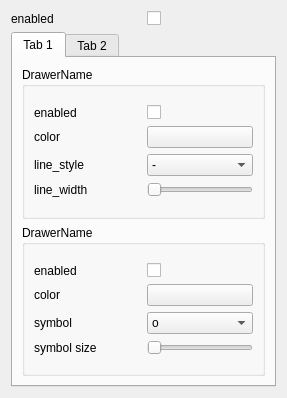
<?xml version="1.0" encoding="UTF-8"?>
<ui version="4.0">
 <class>data_source_settings_widget</class>
 <widget class="QWidget" name="data_source_settings_widget">
  <property name="geometry">
   <rect>
    <x>0</x>
    <y>0</y>
    <width>287</width>
    <height>398</height>
   </rect>
  </property>
  <property name="sizePolicy">
   <sizepolicy hsizetype="Preferred" vsizetype="Maximum">
    <horstretch>0</horstretch>
    <verstretch>0</verstretch>
   </sizepolicy>
  </property>
  <property name="maximumSize">
   <size>
    <width>450</width>
    <height>500</height>
   </size>
  </property>
  <property name="windowTitle">
   <string>Form</string>
  </property>
  <layout class="QGridLayout" name="gridLayout">
   <item row="1" column="0">
    <layout class="QGridLayout" name="gridLayout_2">
     <item row="0" column="1">
      <widget class="QCheckBox" name="checkBox">
       <property name="text">
        <string/>
       </property>
      </widget>
     </item>
     <item row="0" column="0">
      <widget class="QLabel" name="label_2">
       <property name="text">
        <string>enabled</string>
       </property>
      </widget>
     </item>
    </layout>
   </item>
   <item row="6" column="0">
    <widget class="QTabWidget" name="data_set_settings_tab">
     <property name="currentIndex">
      <number>0</number>
     </property>
     <widget class="QWidget" name="data_set_1_tab">
      <attribute name="title">
       <string>Tab 1</string>
      </attribute>
      <layout class="QVBoxLayout" name="verticalLayout_2">
       <item>
        <widget class="QGroupBox" name="drawer_setting_group_box">
         <property name="title">
          <string>DrawerName</string>
         </property>
         <layout class="QGridLayout" name="gridLayout_4">
          <item row="0" column="0">
           <layout class="QGridLayout" name="gridLayout_5" columnstretch="1,1">
            <item row="2" column="0">
             <widget class="QLabel" name="line_style_label">
              <property name="text">
               <string>line_style</string>
              </property>
             </widget>
            </item>
            <item row="0" column="0">
             <widget class="QLabel" name="enabled_label">
              <property name="text">
               <string>enabled</string>
              </property>
             </widget>
            </item>
            <item row="1" column="1">
             <widget class="QPushButton" name="color_pickler_button">
              <property name="text">
               <string/>
              </property>
             </widget>
            </item>
            <item row="0" column="1">
             <widget class="QCheckBox" name="is_enabled_check_box">
              <property name="text">
               <string/>
              </property>
             </widget>
            </item>
            <item row="1" column="0">
             <widget class="QLabel" name="color_label">
              <property name="text">
               <string>color</string>
              </property>
             </widget>
            </item>
            <item row="2" column="1">
             <widget class="QComboBox" name="line_style_combo_box">
              <item>
               <property name="text">
                <string>-</string>
               </property>
              </item>
              <item>
               <property name="text">
                <string>--</string>
               </property>
              </item>
              <item>
               <property name="text">
                <string>-*-</string>
               </property>
              </item>
              <item>
               <property name="text">
                <string>***</string>
               </property>
              </item>
              <item>
               <property name="text">
                <string>-**-</string>
               </property>
              </item>
             </widget>
            </item>
            <item row="3" column="0">
             <widget class="QLabel" name="line_width_label">
              <property name="text">
               <string>line_width</string>
              </property>
             </widget>
            </item>
            <item row="3" column="1">
             <widget class="QSlider" name="line_width_slider">
              <property name="minimum">
               <number>1</number>
              </property>
              <property name="maximum">
               <number>10</number>
              </property>
              <property name="orientation">
               <enum>Qt::Horizontal</enum>
              </property>
             </widget>
            </item>
           </layout>
          </item>
         </layout>
        </widget>
       </item>
       <item>
        <widget class="QGroupBox" name="drawer_setting_group_box_2">
         <property name="title">
          <string>DrawerName</string>
         </property>
         <layout class="QGridLayout" name="gridLayout_6">
          <item row="0" column="0">
           <layout class="QGridLayout" name="gridLayout_7" columnstretch="1,1">
            <item row="2" column="0">
             <widget class="QLabel" name="symbol_label">
              <property name="text">
               <string>symbol</string>
              </property>
             </widget>
            </item>
            <item row="0" column="0">
             <widget class="QLabel" name="enabled_label_2">
              <property name="text">
               <string>enabled</string>
              </property>
             </widget>
            </item>
            <item row="1" column="1">
             <widget class="QPushButton" name="color_pickler_button_2">
              <property name="text">
               <string/>
              </property>
             </widget>
            </item>
            <item row="0" column="1">
             <widget class="QCheckBox" name="is_enabled_check_box_2">
              <property name="text">
               <string/>
              </property>
             </widget>
            </item>
            <item row="1" column="0">
             <widget class="QLabel" name="color_label_2">
              <property name="text">
               <string>color</string>
              </property>
             </widget>
            </item>
            <item row="2" column="1">
             <widget class="QComboBox" name="symbol_combo_box">
              <item>
               <property name="text">
                <string>o</string>
               </property>
              </item>
              <item>
               <property name="text">
                <string>s</string>
               </property>
              </item>
              <item>
               <property name="text">
                <string>+</string>
               </property>
              </item>
              <item>
               <property name="text">
                <string>d</string>
               </property>
              </item>
              <item>
               <property name="text">
                <string>t1</string>
               </property>
              </item>
              <item>
               <property name="text">
                <string>t2</string>
               </property>
              </item>
              <item>
               <property name="text">
                <string>t3</string>
               </property>
              </item>
              <item>
               <property name="text">
                <string>p</string>
               </property>
              </item>
              <item>
               <property name="text">
                <string>h</string>
               </property>
              </item>
              <item>
               <property name="text">
                <string>star</string>
               </property>
              </item>
             </widget>
            </item>
            <item row="3" column="0">
             <widget class="QLabel" name="symbol_size_label">
              <property name="text">
               <string>symbol size</string>
              </property>
             </widget>
            </item>
            <item row="3" column="1">
             <widget class="QSlider" name="symbol_size_slider">
              <property name="minimum">
               <number>1</number>
              </property>
              <property name="maximum">
               <number>20</number>
              </property>
              <property name="orientation">
               <enum>Qt::Horizontal</enum>
              </property>
             </widget>
            </item>
           </layout>
          </item>
         </layout>
        </widget>
       </item>
      </layout>
     </widget>
     <widget class="QWidget" name="tab_2">
      <attribute name="title">
       <string>Tab 2</string>
      </attribute>
     </widget>
    </widget>
   </item>
  </layout>
 </widget>
 <resources/>
 <connections/>
</ui>
